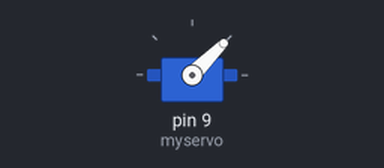
Simulated run of this sketch. Board: Arduino Uno, built with avr-gcc and run on an emulated ATmega328P. On the bench: servo.

Above: at 0.05 s.
At 1.65 s:
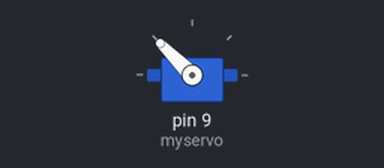
At 3.2 s:
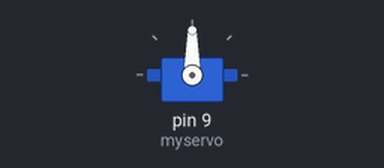
Timing chart, 0 to 7.4 s (numbered marks = the images above):
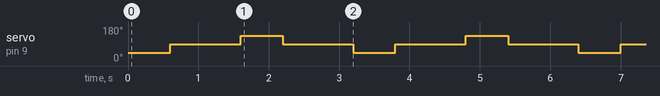

The sketch:

Claw.ino
```cpp
// Include the library
#include <Servo.h>

// Create the servo object
Servo myservo;

// Setup section to run once
void setup() {
  myservo.attach(9); // attach the servo to our servo object

  myservo.write(90);
}

// Loop to keep the motor turning!
void loop() {
  myservo.write(45); // rotate the motor counterclockwise

  delay(600); // keep rotating for 5 seconds (5000 milliseconds)

  myservo.write(90); // stop the motor

  delay(1000); // stay stopped

  myservo.write(135); // rotate the motor clockwise

  delay(600); // keep rotating :D

  myservo.write(90); // stop the motor

  delay(1000); // stay stopped
}
```

Measured:
- by itself, servo on pin 9 (myservo): repeats every 3.2 s: 135° 0.60 s, 90° 1.0 s, 45° 0.60 s, 90° 1.0 s
